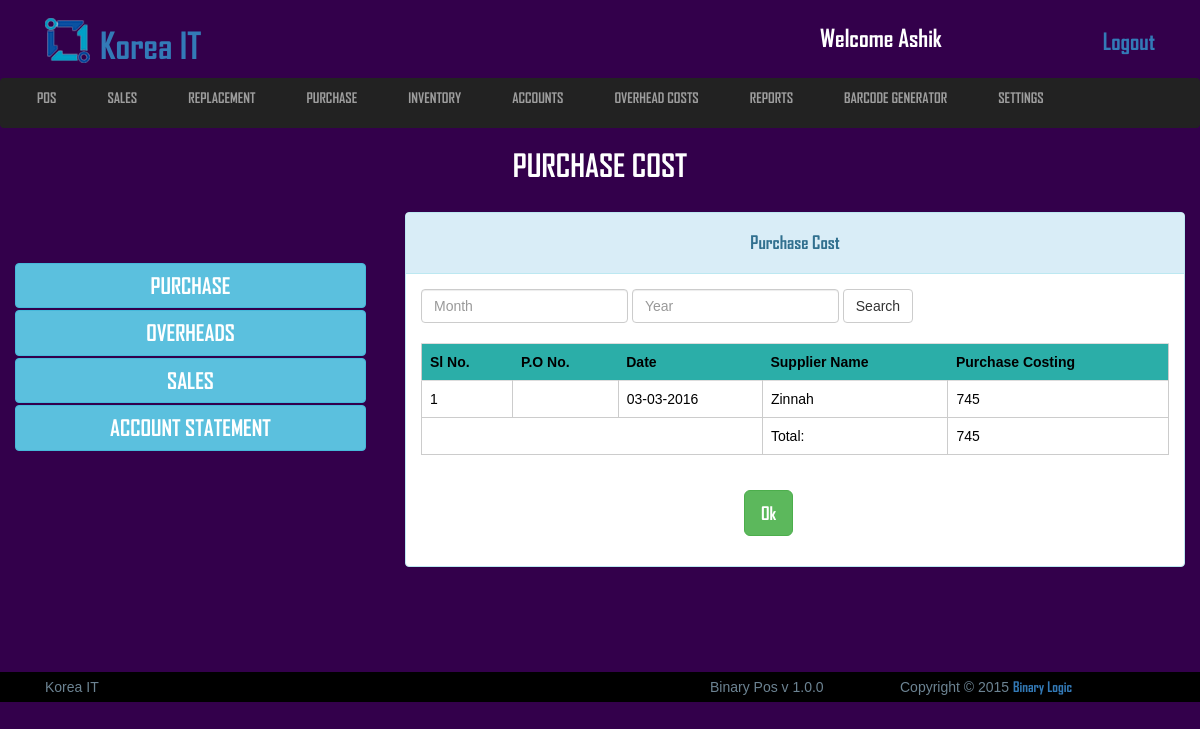
/view/purchase_cost.php (signed in), run on the app's committed database.
### tables this page shows
CREATE TABLE IF NOT EXISTS `logo_section` (
  `id` int(11) NOT NULL AUTO_INCREMENT,
  `image` varchar(255) NOT NULL,
  `name` varchar(100) NOT NULL,
  PRIMARY KEY (`id`)
);

CREATE TABLE IF NOT EXISTS `purchase_order` (
  `id` int(50) NOT NULL AUTO_INCREMENT,
  `supplier_id` varchar(50) NOT NULL,
  `po_date` date NOT NULL,
  `purchase_order_no` varchar(50) NOT NULL,
  `product_description` text NOT NULL,
  `uom` varchar(50) NOT NULL,
  `cost_per_unit` varchar(50) NOT NULL,
  `quantity` varchar(50) NOT NULL,
  `amount` varchar(50) NOT NULL,
  `vat` varchar(50) NOT NULL,
  `tax` varchar(50) NOT NULL,
  `delivery_charge` varchar(50) NOT NULL,
  `total` varchar(50) NOT NULL,
  `paid` varchar(50) NOT NULL,
  `due` varchar(50) NOT NULL,
  `po_status` varchar(20) NOT NULL,
  PRIMARY KEY (`id`)
);

CREATE TABLE IF NOT EXISTS `supplier` (
  `supplier_id` int(255) NOT NULL AUTO_INCREMENT,
  `supplier_name` varchar(50) NOT NULL,
  `supplier_phone` varchar(15) NOT NULL,
  `supplier_address` varchar(200) NOT NULL,
  `supplier_balance` varchar(100) NOT NULL,
  `due_to_supplier` varchar(1000) NOT NULL,
  PRIMARY KEY (`supplier_id`)
);

### src/Account/Account.php (called while the page is built, shortened)
<?php
class Account extends Model{
  public function all_purchase_order_cost($data = false){
    $this->table = "purchase_order";
    $clause = "1=1 ";
        $query = "SELECT * FROM {$this->table} WHERE ".$clause;
        $result = mysqli_query($this->connection,$query);
        $selectAll = array();
        if($result){
            while ($row = mysqli_fetch_object($result)) {
                $selectAll[] = $row;
            }
        }
        return $selectAll;
  }
}

### src/Model/Model.php (called while the page is built, shortened)
<?php
abstract class Model{
    public function __construct(){
        $this->connection = mysqli_connect("localhost","root","","pos");
    }
}

### src/Supplier/Supplier.php (called while the page is built, shortened)
<?php
class Supplier extends Model{
	public function show_supplier($id = null){
			$this->table = "supplier";
			$query = "SELECT * FROM {$this->table} WHERE `supplier_id` = '{$id}'";
			$result = mysqli_query($this->connection,$query);
			$supplier_no_fetch = mysqli_fetch_object($result);
			return $supplier_no_fetch;
	}
}

### view/purchase_cost.php (the view, shortened to what this page needs)
<?php
  	$account = new Account();
	$suppliers = new Supplier();
  	if(strtolower($_SERVER["REQUEST_METHOD"]) == "post"){
  		$purchase_orders = $account->all_purchase_order_cost($_REQUEST);
  	}else{
  		$purchase_orders = $account->all_purchase_order_cost();
  	}
 ?>
	<?php include('includes/all_link_body.php'); ?>
<header class="header_section">
	<div class="container">
		<div class="row">
			<div class="col-md-12">
				<?php include('includes/header_top.php'); ?>
			</div>
		</div>
	</div>
	<?php include('includes/main_nav.php'); ?>
	<div class="conainer">
		<div class="row">
			<div class="col-md-12">
				<div class="sales_point">
					<h2>Purchase Cost</h2>
				</div>
			</div>
		</div>
	</div>
</header>
<section class="view_container_content" style="min-height:430px;">
	<div class="container">
		<div class="row">
			<div class="col-md-4 no_padding">
				<div class="accounts_manager_left">
					<ul>
						<li> <button class="btn btn-info" style="width:90%;margin: 1px 0;"><a href="purchase_cost.php">Purchase</a> </button></li>
						<li><button class="btn btn-info" style="width:90%;margin: 1px 0;"><a href="overheads.php">Overheads</a> </button></li>
						<li><button class="btn btn-info" style="width:90%;margin: 1px 0;"><a href="sales_cost.php">Sales</a> </button></li>
						<li><button class="btn btn-info" style="width:90%;margin: 1px 0;"><a href="account_statement.php"> Account Statement</a> </button></li>
					</ul>
				</div>
			</div>
			<div class="col-md-8 no_padding">
				<div class="panel panel-info no_margin">
					  <div class="panel-heading"><h4 style="text-align:center;">Purchase Cost</h4></div>
					  	<div class="panel-body">
					  		<div class="top_month_section">
						  		<form class="form-inline" role="form" action="purchase_cost.php" method="post">
								  <div class="form-group">
								    <input type="text" class="form-control" name="month" id="month" placeholder="Month" value="<?php if(isset($_REQUEST["month"])){echo $_REQUEST["month"];}  ?>">
								  </div>
								  <div class="form-group">
								    <input type="text" class="form-control" name="year" id="year" placeholder="Year" value="<?php if(isset($_REQUEST["year"])){echo $_REQUEST["year"];}  ?>">
								  </div>
								  <button type="submit" class="btn btn-default">Search</button>
								</form>
						  	</div>
						  	<br>
							<div class="table-responsive">
							  <table class="table">
							    <tr style="background: #2BAEA8;">
							    	<th>Sl No.</th>
							    	<th>P.O No. </th>
							    	<th>Date</th>
							    	<th>Supplier Name</th>
							    	<th>Purchase Costing</th>
							    </tr>
							    <?php
							    	$sl = 1;
							    	$total = 0;
							    	foreach ($purchase_orders as $purchase_order) {
							    ?>
								    <tr>
								    	<td><?php echo $sl++; ?></td>
								    	<td><?php echo $purchase_order->purchase_order_no; ?></td>
								    	<td><?php echo date("d-m-Y",strtotime($purchase_order->po_date)); ?></td>
								    	<td><?php $supplier = $suppliers->show_supplier($purchase_order->supplier_id); ?>
								    	<?php if(isset($supplier->supplier_name)){ echo $supplier->supplier_name;} ?>
								    	</td>
								    	<td><?php echo $purchase_order->total; $total += $purchase_order->total; ?></td>
								    </tr>
							    <?php
							    	}
							     ?>
							     <tr>
							     	<td colspan="3"></td>
							     	<td>Total:</td>
							     	<td><?php echo $total; ?></td>
							     </tr>
							  </table>
							</div>
							<a href="accounts.php"><input class="btn btn-success btn-lg" type="submit" name="add" value="Ok"style="margin: 15px auto;margin-left: 323px;"></a>
						</div>
					</div>
			</div>
		</div>
	</div>
</section>
<footer class="main_footer_section">
		<div class="container">
			<div class="row">
				<div class="col-sm-12">
					<div class="row">
						<div class="col-sm-7">
							<p>Korea IT</p>
						</div>
						<div class="col-sm-2">
							<p>Binary Pos <span>v 1.0.0</span> </p>
						</div>
						<div class="col-sm-3">
							<p>Copyright &copy; 2015 <a href="www.binary-logic.net">Binary Logic</a></p>
						</div>
					</div>
				</div>
			</div>
		</div>
	</footer>
</body>
</html>

### view/includes/header_top.php (shortened to what this page needs)
<?php include('config.php'); ?>
<div class="header_top">
	<div class="col-md-8">
		<?php
		 	$startement = $db->prepare("SELECT * FROM logo_section WHERE id=1");
		 	$startement->execute();
		 	$result = $startement->fetchAll(PDO::FETCH_ASSOC);
		 	foreach ($result as $row) {
		 		$image = $row['image'];
		 		$name = $row['name'];
		 	}
		  ?>
		<a href="#"><img src="uploads/logo/<?php echo $image; ?>" alt="logo"><h1> <?php echo $name; ?></h1></a>
	</div>
	<div class="col-md-4">
		<ul class="header_top_aside">
			<li><h3>welcome <?php if(isset($_SESSION["username"])){echo $_SESSION["username"];} ?></h3></li>
			<li style="float:right"><a href="index.php">Logout</a></li>
		</ul>
	</div>
</div>

### view/css/style.css (style rules this page uses)
* { margin: 0; padding: 0; }
body { background: #33004B;color: #fff;font-family: 'arial'; }
h1,h2,h3,h4,a { font-family: 'AGENCYB'; }
.no_margin { margin: 0; }
.no_padding { padding: 0; }
.panel-body { color: #000; }
.row { width: 100%; margin: 0 }
.container { padding: 0; }
.header_section .header_top { width: 100%;overflow: hidden; }
.header_section .header_top a { text-decoration: none; }
.header_section .header_top a img { margin-top: -30px; margin-right: 10px; }
.header_section .header_top a h1 { display: inline-block;margin-top: 20px; }
.header_section .header_top .header_top_aside { width: 100%;overflow: hidden; margin: 20px 0; }
.header_section .header_top .header_top_aside li { list-style: none;float: left;margin-left: 15px; }
.header_section .header_top .header_top_aside li h3 { margin: 0; }
.header_section .header_top .header_top_aside li a { text-decoration: none;font-size: 23px; }
.sales_point { width: 100%;overflow: hidden;margin-bottom: 20px; }
.sales_point h2 { text-align: center;text-transform: uppercase;font-size: 31px; }
.view_container_content { width: 100%;overflow: hidden;margin-bottom: 30px;margin-top: 20px;min-height: 465px; }
.main_footer_section { background: #000;width: 100%;padding: 5px 0; }
.main_footer_section p { color: #6C8392; }
header { height: 20vh; }
.header_section { padding-top: 5px; }
.table { border:1px solid #ccc; }
td { border: 1px solid #ccc; }
.accounts_manager_left { margin-top: 50px; }
.accounts_manager_left ul { list-style: none; }
.accounts_manager_left ul li a { text-decoration: none;font-size: 22px;text-transform: uppercase; color: #fff; }
p { margin: 0;color: #000; }
table { width: 100%;overflow: hidden; }

### view/includes/header_top.php (style rules this page uses)
h3 { text-transform: capitalize; }
h1 { text-transform: capitalize; }
img { width: 45px;height: 45px; }

### data on the page
logo_section: image (picture), name "Korea IT"
purchase_order: po_date "03-03-2016", supplier.supplier_name "Zinnah", total "745"

### other printed values
$_SESSION["username"] "Ashik"
$total "745"
